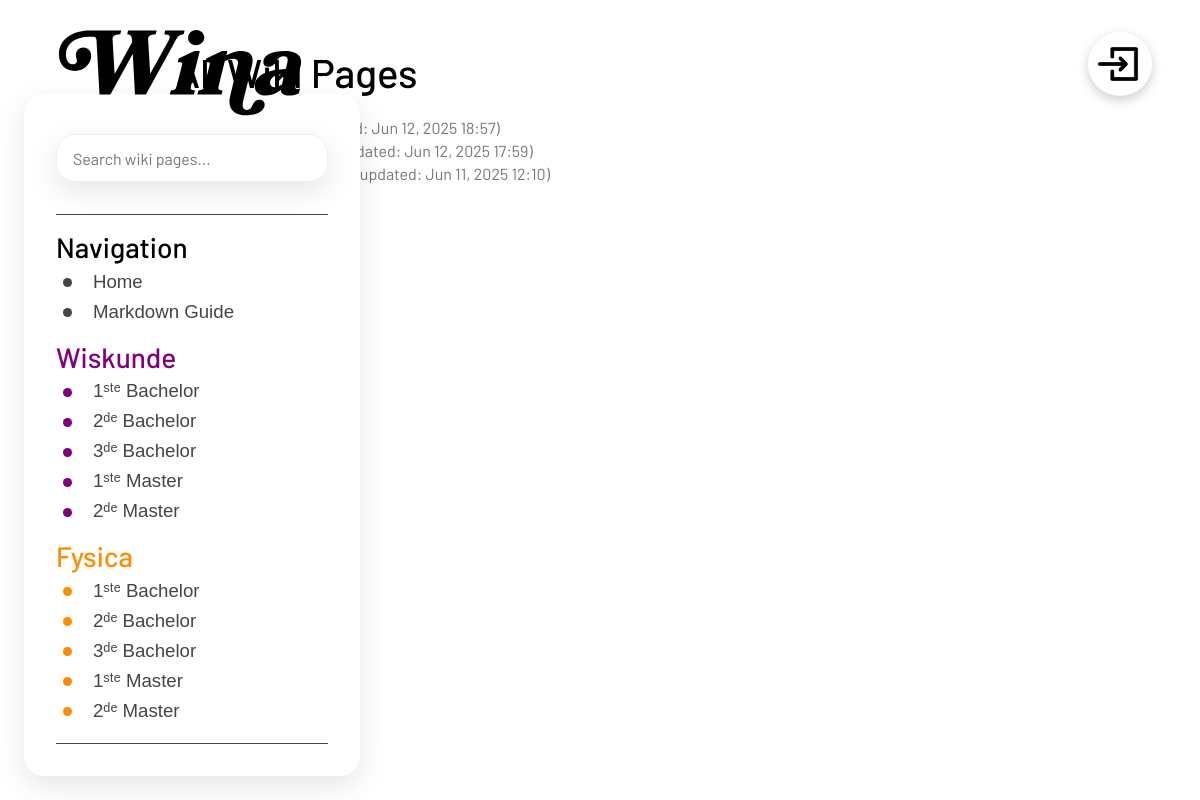
The page /all/ on the database as committed earlier.
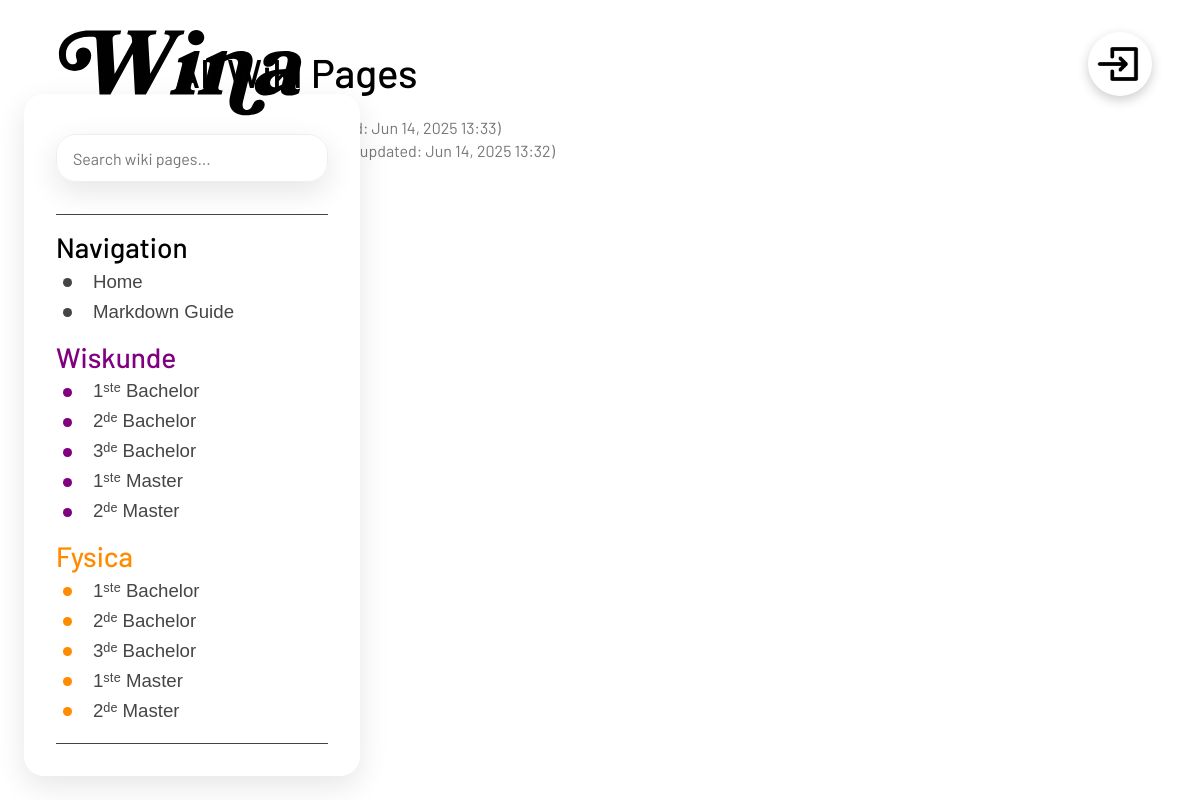
The same page on the database as committed later.
### wiki2/models.py (models this page shows, shortened)
class WikiPage(models.Model):
    title = models.CharField(max_length=200, unique=True)
    slug = models.SlugField(max_length=200, unique=True, blank=True, help_text="Leave blank to auto-generate from title.")
    content = models.TextField(blank=True, help_text="Write your content in Markdown.")
    created_at = models.DateTimeField(auto_now_add=True)
    updated_at = models.DateTimeField(auto_now=True)
    last_modified_by = models.ForeignKey(
        settings.AUTH_USER_MODEL,
        on_delete=models.SET_NULL,
        null=True,
        blank=True,
        related_name='wiki_pages_modified',
        help_text="User who last modified the page."
    )
    def get_absolute_url(self):
        return reverse('wiki:wiki_page', kwargs={'slug': self.slug})

### wiki2/views.py (the view)
# urls.py: path('all/', views.all_wiki_pages, name='all_pages'),
def all_wiki_pages(request):
    pages = WikiPage.objects.all().order_by('-updated_at')
    return render(request, 'wiki/pages/wiki_list.html', {'pages': pages, 'list_title': "All Wiki Pages"})

### wiki2/context_processors.py (called while the page is built)
def _extract_json_array_from_text(text_content):
    code_block_match = re.search(r"^```(?:json)?\s*\n(.*?\n)```", text_content, re.DOTALL | re.MULTILINE)
    content_to_search = text_content
    if code_block_match:
        content_to_search = code_block_match.group(1)
    start_index = content_to_search.find('[')
    if start_index == -1:
        return None
    brace_level = 0
    for i in range(start_index, len(content_to_search)):
        char = content_to_search[i]
        if char == '[':
            brace_level += 1
        elif char == ']':
            brace_level -= 1
            if brace_level == 0:
                json_array_str = content_to_search[start_index : i + 1]
                try:
                    json.loads(json_array_str)
                    return json_array_str
                except json.JSONDecodeError:
                    return None
    return None

### templates/wiki/pages/wiki_list.html (shortened to what this page needs)
{% extends "../modules/_base.html" %}
{% load static %}
{% block content %}
{% if not is_search %}
    <h1>All Wiki Pages</h1>
{% else %}
    <h1>Search Results</h1>
{% endif %}
    {% if pages %}
        <ul>
            {% for page in pages %}
                <li>
                    <a href="{{ page.get_absolute_url }}">{{ page.title }}</a>
                    <small style="color: #777;">(Last updated: {{ page.updated_at|date:"M d, Y H:i" }})</small>
                </li>
            {% endfor %}
        </ul>
    {% endif %}
{% endblock %}

### templates/wiki/modules/_base.html (shortened to what this page needs)
{% load static %}
<!doctype html>
<html lang="en">
  <head>
    <link rel="stylesheet", href="{% static 'wiki/css/style.css'%}">
    <link rel="stylesheet", href="{% static 'wiki/css/wiki.css'%}">
    <link rel="stylesheet", href="{% static 'wiki/css/profile-widget.css'%}">
  </head>
<div id="page">
    {% include "./_profile_widget.html" %}
    {% include "./_menu.html" %}
    <div id="wiki-content">
        {% block content %}
        {% endblock %}
    </div>
</div>

### templates/wiki/modules/_profile_widget.html (shortened to what this page needs)
{% load static %}
{% if user.is_authenticated %}
    {% with num_actions_for_widget=user.is_superuser|yesno:"3,2" %}
    <div class="profile-widget profile-widget-animate" style="--num-actions: {{ num_actions_for_widget }};" data-widget-type="expandable">
    {% endwith %}
        <div class="avatar-display" role="button" tabindex="0" aria-haspopup="true" aria-expanded="false" aria-controls="actions-tray-{{ view.unique_id|default:'1' }}">
            <img src="{% static 'wiki/icons/default-avatar.jpg'%}" alt="User Avatar">
        </div>
        <div class="actions-tray" id="actions-tray-{{ view.unique_id|default:'1' }}" role="menu">
            <a href="{% url 'wiki:logout' %}?next={{request.path}}" class="action-icon" role="menuitem" aria-label="Log Out">
                <img src="{% static 'wiki/icons/exit.svg'%}" alt="Log Out">
            </a>
            <a href="{% url 'wiki:profile' %}" class="action-icon" role="menuitem" aria-label="View Profile">
                <img src="{% static 'wiki/icons/user.svg'%}" alt="User Profile">
            </a>
            {% if user.is_superuser %}
            <a href="{% url 'admin:index' %}" class="action-icon" role="menuitem" aria-label="Admin Panel">
                <img src="{% static 'wiki/icons/admin.svg'%}" alt="Admin Panel">
            </a>
            {% endif %}
        </div>
    </div>
{% else %}
    <div class="profile-widget" data-widget-type="link">
        <a href="{% url 'wiki:login' %}?next={{request.path}}" class="avatar-display login-link" aria-label="Log In">
            <img src="{% static 'wiki/icons/login.png'%}" alt="Log In Icon">
        </a>
    </div>
{% endif %}

### templates/wiki/modules/_menu.html (shortened to what this page needs)
{% load static %}
<link rel="stylesheet" href="{% static 'wiki/css/menu.css'%}">
<a href="{% url 'wiki:wiki' %}"><img src="{% static 'wiki/icons/wina.svg' %}" class="desktop-only" alt="Wina Logo" style="position: fixed; left: calc(2vw - 2.5rem); top: calc(2vw - 38px - 2rem); width: 25rem; z-index: 3; color: var(--primary-text-color);"></a>
<div id="menu" class="card-plain" data-menu-config-slug="{{ MENU_CONFIG_PAGE_SLUG }}">
    <div class="menu-search-container">
        <form id="wikiMenuSearchForm" action="{% url 'wiki:search' %}" method="GET">
            <input class="input" type="search" id="wikiMenuSearchInput" name="q" placeholder="Search wiki pages..." aria-label="Search wiki pages" autocomplete="off">
        </form>
    </div>
    <ul id="itembar">
        {% if custom_wiki_menu_sections %}
            {% for section in custom_wiki_menu_sections %}
                {% if section.title %}
                    <h3 data-section-title
                        {% if section.title_color %}style="color: {{ section.title_color }};"{% endif %}>
                        {% if section.section_url and section.section_url != "#" %}
                            <a href="{{ section.section_url }}" class="link section-title-link"
                            {% if section.section_is_external %}target="_blank" rel="noopener noreferrer"{% endif %}>
                                {{ section.title }}
                            </a>
                        {% else %}
                            {{ section.title }}
                        {% endif %}
                    </h3>
                    {% for item in section.items %}
                        {% if item.login_required %}
                            {% if user.is_authenticated %}
                            <li data-pinned-item data-slug="{{ item.slug|default:'' }}">
                                <a href="{{ item.url }}" class="link" {% if item.is_external %}target="_blank" rel="noopener noreferrer"{% endif %}>
                                    <button class="button-transparent">
                                        <span class="circle" {% if item.circle_color %}style="background-color: {{ item.circle_color }};"{% endif %}></span>
                                        {{ item.text }}
                                    </button>
                                </a>
                            </li>
                            {% endif %}
                        {% else %}
                            <li data-pinned-item data-slug="{{ item.slug|default:'' }}">
                                <a href="{{ item.url }}" class="link" {% if item.is_external %}target="_blank" rel="noopener noreferrer"{% endif %}>
                                    <button class="button-transparent">
                                        <span class="circle" {% if item.circle_color %}style="background-color: {{ item.circle_color }};"{% endif %}></span>
                                        {{ item.text }}
                                    </button>
                                </a>
                            </li>
                        {% endif %}
                    {% endfor %}
                {% endif %}
            {% endfor %}
        {% endif %}
    </ul>
</div>

### static/wiki/css/style.css (style rules this page uses)
:root { --background-color: #ffffff; --card-color: #ffffff; --primary-text-color: #000; --secondary-text-color: #454547; --tertiary-text-color: #fafafc; --secondary-background-color: #eeeeee; --primary-background-color: var(--background-color); }
h1, h2, h3, h4, h5, h6, .h1, .h2, .h3, .h4, .h5, .h6 { margin-top: 0; margin-bottom: 0; font-weight: 500; line-height: 1.2; font-family: inherit; }
h1, .h1 { font-size: calc(1.375rem + 1.5vw); margin-bottom: .5rem; }
h3, .h3 { font-size: calc(1.3rem + 0.6vw); }
@media (min-width: 1200px) { h1, .h1 { font-size: 2.5rem; } }
@media (min-width: 1200px) { h3, .h3 { font-size: 1.75rem; } }
.link { text-decoration: none; color: inherit; display: block; }
.card, .card-plain { background-color: var(--card-color); border-radius: 20px; overflow: hidden; box-shadow: 0px 10px 30px 0px rgba(0, 0, 0, 0.1); transition: opacity 0.2s ease, box-shadow 0.2s ease; opacity: 1; transition: transform 0.3s ease; }
.input { width: 100%; height: 2rem; padding: 10px; margin-bottom: 15px; border: 1px solid var(--secondary-background-color); box-shadow: 0px 10px 30px 0px rgba(0, 0, 0, 0.1); border-radius: 20px; font-family: inherit; font-size: inherit; line-height: inherit; overflow-y: hidden; background-color: inherit; }
.button-transparent { border: 2px solid transparent; border-radius: 20px; background-color: transparent; color: var(--primary-text-color); cursor: pointer; }

### static/wiki/css/wiki.css (style rules this page uses)
:root { --wiki-button-primary-bg: #007bff; --wiki-button-primary-text: white; --wiki-button-success-bg: #5cb85c; --wiki-button-success-text: white; --wiki-button-warning-bg: #f0ad4e; --wiki-button-warning-text: white; --wiki-button-danger-bg: #d9534f; --wiki-button-danger-text: white; --wiki-button-danger-bg-hover: #c82333; --wiki-button-secondary-bg: #6c757d; --wiki-button-secondary-text: white; --wiki-button-disabled-bg: #adb5bd; --wiki-button-disabled-text: #6c757d; --wiki-text-primary: #333; --wiki-text-muted: #646a70; --wiki-text-meta: #666; --wiki-bg-code: #e8ebee; --wiki-bg-table-header: #f2f2f2; --wiki-border-primary: #dee2e6; --wiki-border-blockquote: #dadee1; --wiki-border-hr: #333; --wiki-border-meta-bottom: #eee; --warning-color: #856404; }
#page { display: flex; min-height: calc(100vh - 70px); }
#wiki-content { max-width: clamp(850px, 54vw, 54vw); width: calc(100% - 40px); margin: 20px auto; padding: 20px; background-color: var(--primary-color); border-radius: 5px; }

### static/wiki/css/profile-widget.css (style rules this page uses)
.profile-widget { position: absolute; top: 4rem; right: 2.5rem; width: 4rem; height: 4rem; border-radius: 2rem; overflow: hidden; cursor: pointer; transition: height 0.3s ease-in-out, border-radius 0.3s ease-in-out; box-shadow: 0 4px 12px rgba(0, 0, 0, 0.2); }
.avatar-display { width: 100%; aspect-ratio: 1; border-radius: 50%; overflow: hidden; position: relative; z-index: 2; }
.avatar-display img { width: 100%; height: 100%; object-fit: cover; display: block; }
@media (min-width: 1100px) { .profile-widget { position: fixed; top: 2rem; right: 3rem; } }

Rows that differ between the two databases and show on the page:
removed WikiPage: updated_at "Jun 12, 2025 18:57"
removed WikiPage: updated_at "Jun 12, 2025 17:59"
removed WikiPage: updated_at "Jun 11, 2025 12:10"
added WikiPage: updated_at "Jun 14, 2025 13:33"
added WikiPage: updated_at "Jun 14, 2025 13:32"
